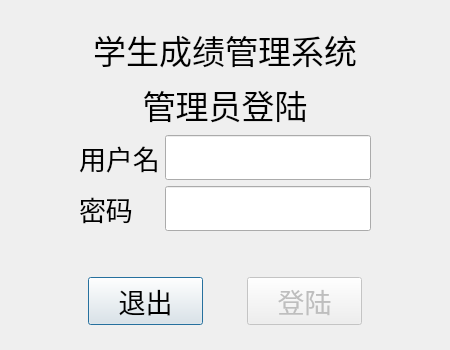
<?xml version="1.0" encoding="UTF-8"?>
<ui version="4.0">
 <class>Login</class>
 <widget class="QDialog" name="Login">
  <property name="geometry">
   <rect>
    <x>0</x>
    <y>0</y>
    <width>450</width>
    <height>350</height>
   </rect>
  </property>
  <property name="minimumSize">
   <size>
    <width>450</width>
    <height>350</height>
   </size>
  </property>
  <property name="maximumSize">
   <size>
    <width>450</width>
    <height>350</height>
   </size>
  </property>
  <property name="font">
   <font>
    <pointsize>25</pointsize>
   </font>
  </property>
  <property name="windowTitle">
   <string>Dialog</string>
  </property>
  <layout class="QVBoxLayout" name="verticalLayout_2">
   <item>
    <layout class="QVBoxLayout" name="verticalLayout" stretch="1,3,3,6,6,3,7,1">
     <item>
      <spacer name="verticalSpacer">
       <property name="orientation">
        <enum>Qt::Vertical</enum>
       </property>
       <property name="sizeHint" stdset="0">
        <size>
         <width>20</width>
         <height>40</height>
        </size>
       </property>
      </spacer>
     </item>
     <item>
      <widget class="QLabel" name="label">
       <property name="text">
        <string>学生成绩管理系统</string>
       </property>
       <property name="alignment">
        <set>Qt::AlignCenter</set>
       </property>
      </widget>
     </item>
     <item>
      <widget class="QLabel" name="label_2">
       <property name="text">
        <string>管理员登陆</string>
       </property>
       <property name="alignment">
        <set>Qt::AlignCenter</set>
       </property>
      </widget>
     </item>
     <item>
      <layout class="QHBoxLayout" name="horizontalLayout" stretch="1,2,3,1">
       <property name="spacing">
        <number>6</number>
       </property>
       <item>
        <spacer name="horizontalSpacer_2">
         <property name="orientation">
          <enum>Qt::Horizontal</enum>
         </property>
         <property name="sizeHint" stdset="0">
          <size>
           <width>40</width>
           <height>20</height>
          </size>
         </property>
        </spacer>
       </item>
       <item>
        <widget class="QLabel" name="label_3">
         <property name="maximumSize">
          <size>
           <width>80</width>
           <height>16777215</height>
          </size>
         </property>
         <property name="font">
          <font>
           <pointsize>20</pointsize>
          </font>
         </property>
         <property name="text">
          <string>用户名</string>
         </property>
        </widget>
       </item>
       <item>
        <widget class="QLineEdit" name="lineEdit"/>
       </item>
       <item>
        <spacer name="horizontalSpacer_3">
         <property name="orientation">
          <enum>Qt::Horizontal</enum>
         </property>
         <property name="sizeHint" stdset="0">
          <size>
           <width>40</width>
           <height>20</height>
          </size>
         </property>
        </spacer>
       </item>
      </layout>
     </item>
     <item>
      <layout class="QHBoxLayout" name="horizontalLayout_2" stretch="1,2,3,1">
       <property name="spacing">
        <number>6</number>
       </property>
       <item>
        <spacer name="horizontalSpacer_4">
         <property name="orientation">
          <enum>Qt::Horizontal</enum>
         </property>
         <property name="sizeHint" stdset="0">
          <size>
           <width>40</width>
           <height>20</height>
          </size>
         </property>
        </spacer>
       </item>
       <item>
        <widget class="QLabel" name="label_5">
         <property name="maximumSize">
          <size>
           <width>80</width>
           <height>16777215</height>
          </size>
         </property>
         <property name="font">
          <font>
           <pointsize>20</pointsize>
          </font>
         </property>
         <property name="text">
          <string>密码</string>
         </property>
        </widget>
       </item>
       <item>
        <widget class="QLineEdit" name="password"/>
       </item>
       <item>
        <spacer name="horizontalSpacer_5">
         <property name="orientation">
          <enum>Qt::Horizontal</enum>
         </property>
         <property name="sizeHint" stdset="0">
          <size>
           <width>40</width>
           <height>20</height>
          </size>
         </property>
        </spacer>
       </item>
      </layout>
     </item>
     <item>
      <spacer name="verticalSpacer_3">
       <property name="orientation">
        <enum>Qt::Vertical</enum>
       </property>
       <property name="sizeHint" stdset="0">
        <size>
         <width>20</width>
         <height>40</height>
        </size>
       </property>
      </spacer>
     </item>
     <item>
      <layout class="QHBoxLayout" name="horizontalLayout_3" stretch="2,3,1,3,2">
       <item>
        <spacer name="horizontalSpacer_6">
         <property name="orientation">
          <enum>Qt::Horizontal</enum>
         </property>
         <property name="sizeHint" stdset="0">
          <size>
           <width>40</width>
           <height>20</height>
          </size>
         </property>
        </spacer>
       </item>
       <item>
        <widget class="QPushButton" name="sign_out">
         <property name="minimumSize">
          <size>
           <width>0</width>
           <height>40</height>
          </size>
         </property>
         <property name="font">
          <font>
           <pointsize>20</pointsize>
          </font>
         </property>
         <property name="text">
          <string>退出</string>
         </property>
        </widget>
       </item>
       <item>
        <spacer name="horizontalSpacer">
         <property name="orientation">
          <enum>Qt::Horizontal</enum>
         </property>
         <property name="sizeHint" stdset="0">
          <size>
           <width>40</width>
           <height>20</height>
          </size>
         </property>
        </spacer>
       </item>
       <item>
        <widget class="QPushButton" name="sign_in">
         <property name="enabled">
          <bool>false</bool>
         </property>
         <property name="minimumSize">
          <size>
           <width>0</width>
           <height>40</height>
          </size>
         </property>
         <property name="font">
          <font>
           <pointsize>20</pointsize>
          </font>
         </property>
         <property name="text">
          <string>登陆</string>
         </property>
        </widget>
       </item>
       <item>
        <spacer name="horizontalSpacer_7">
         <property name="orientation">
          <enum>Qt::Horizontal</enum>
         </property>
         <property name="sizeHint" stdset="0">
          <size>
           <width>40</width>
           <height>20</height>
          </size>
         </property>
        </spacer>
       </item>
      </layout>
     </item>
     <item>
      <spacer name="verticalSpacer_2">
       <property name="orientation">
        <enum>Qt::Vertical</enum>
       </property>
       <property name="sizeHint" stdset="0">
        <size>
         <width>20</width>
         <height>40</height>
        </size>
       </property>
      </spacer>
     </item>
    </layout>
   </item>
  </layout>
 </widget>
 <resources/>
 <connections/>
</ui>
